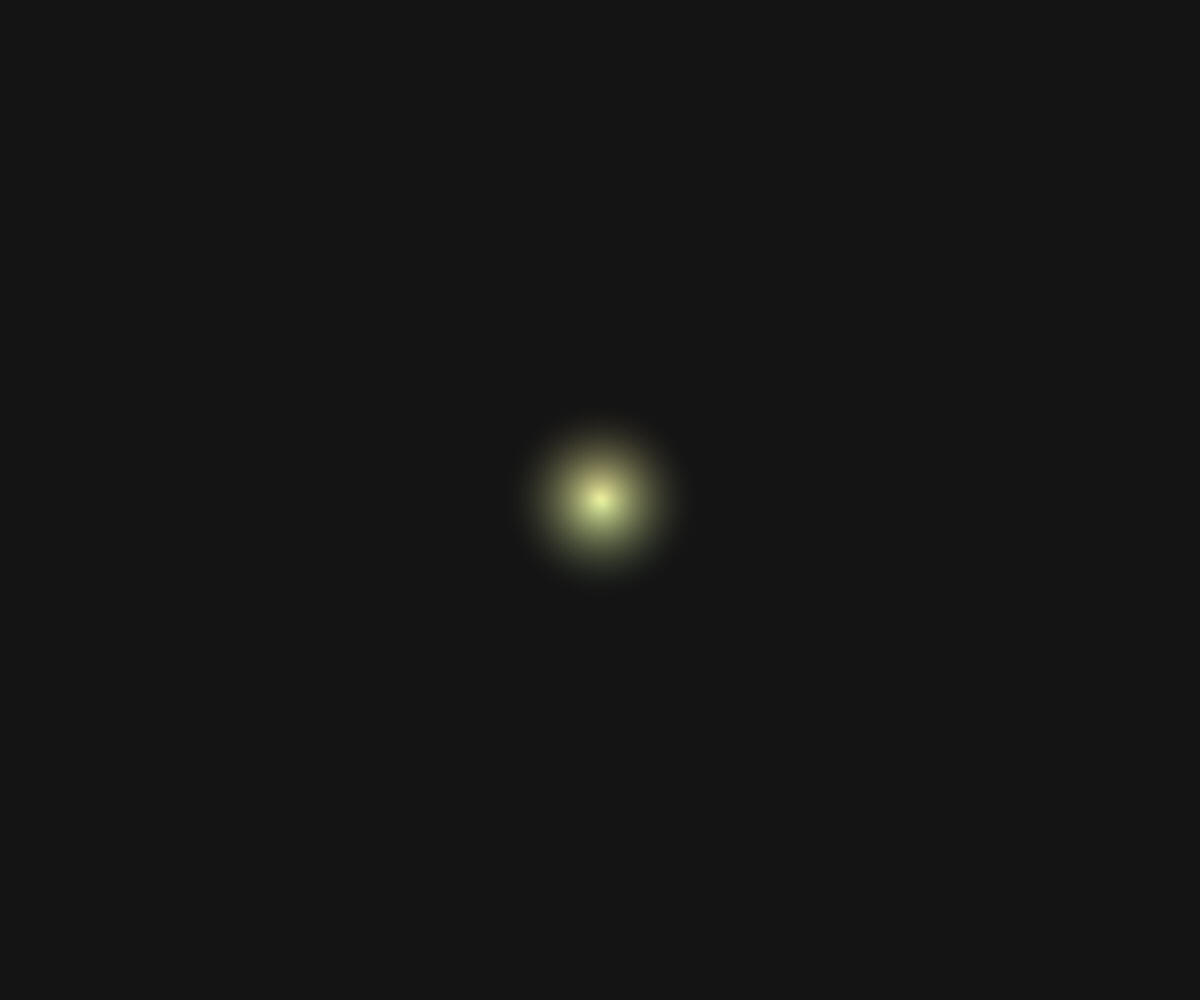
Frame 1 (no input)
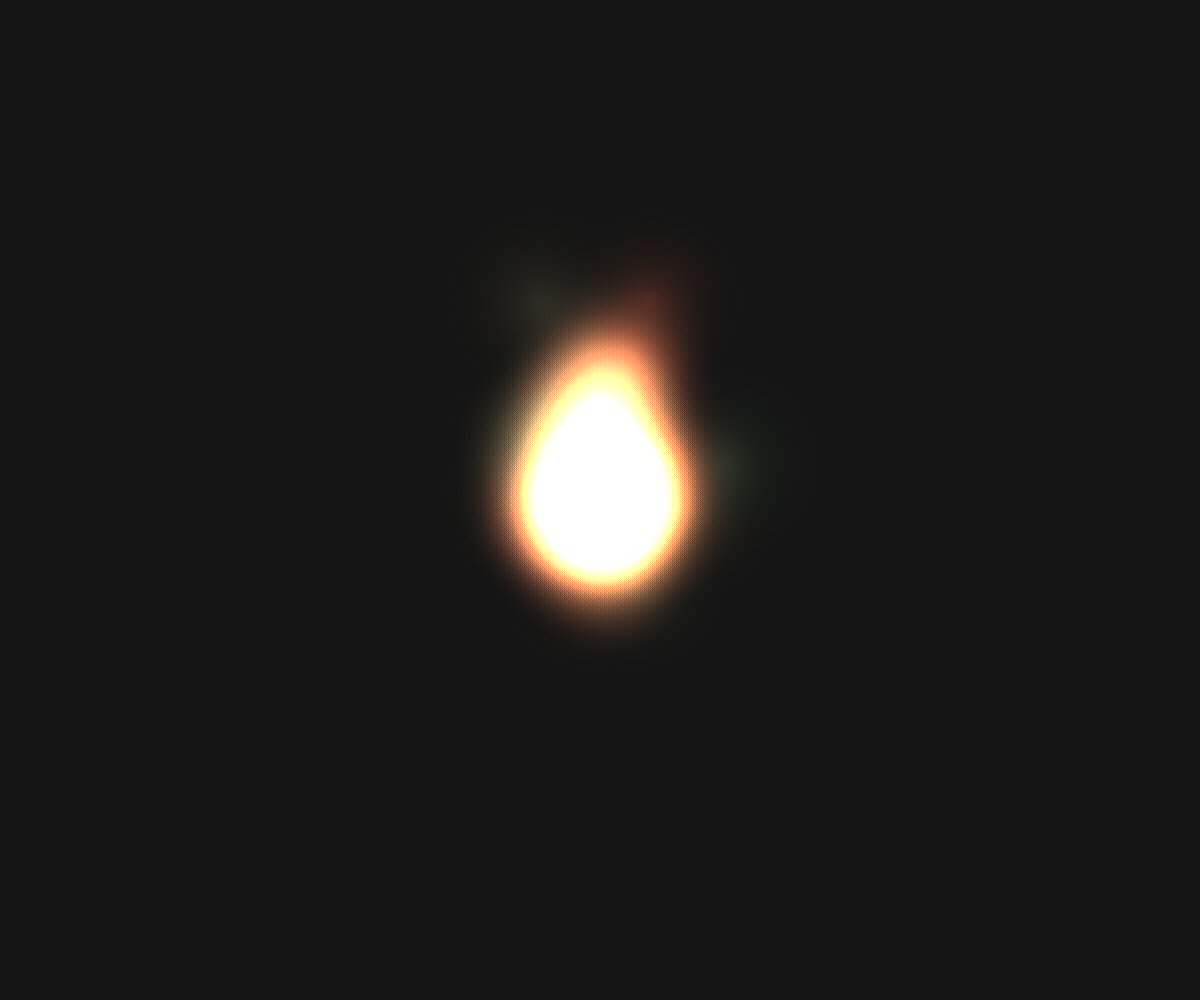
Frame 60 (no input)
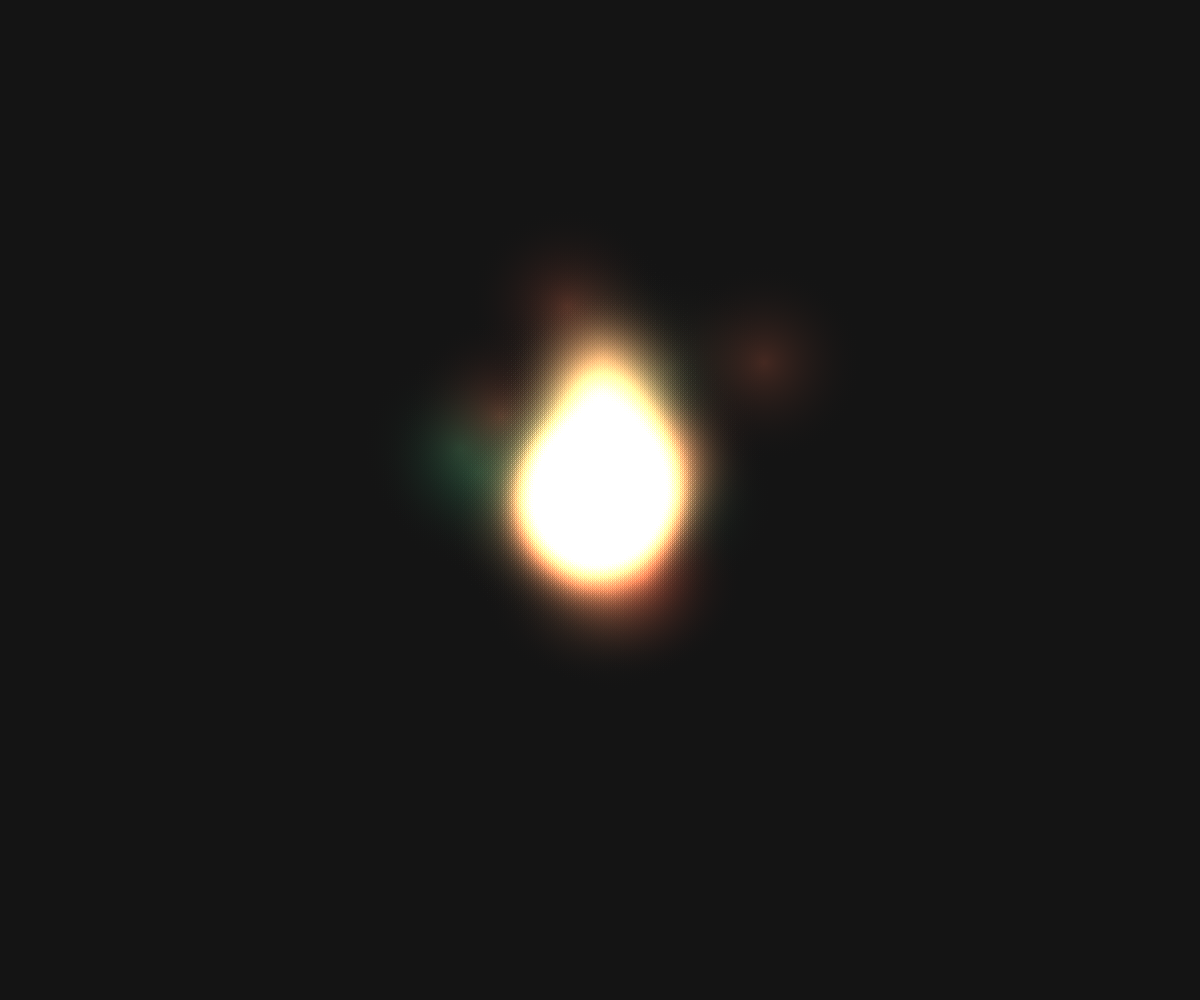
Frame 120 (the mouse pressed at the canvas centre since frame 60)

The p5.js sketch that drew these frames (run headless with seeded random() and noise() and a simulated clock; from frame 60 on, the mouse is pressed at the canvas centre):

// p5.js sketch
// ── sketch.js
class Fireball {

	constructor(position, velocity, size) {
		this.position = position
		this.velocity = velocity
		this.size = size
		this.acceleration = createVector(0, 0)
		this.radius = size / 2
		this.mass = this.radius / 100
		this.lifespan = 50

		this.colorR = floor(random(255))
		this.colorG = floor(random(255))
		this.colorB = floor(random(255))
		this.colorA = 0.6
	}

	addForce(f) {
		const a = p5.Vector.div(f, this.mass)
		this.acceleration.add(a)
	}

	update() {
		this.velocity.add(this.acceleration)
		this.position.add(this.velocity)
		this.lifespan -= 2
		this.colorA -= 0.015
		this.acceleration.mult(0)
	}

	draw() {
		noStroke()
		const x = this.position.x
		const y = this.position.y
		const gradient = drawingContext.createRadialGradient(x, y, 0.0, x, y, this.radius)
		gradient.addColorStop(0, `rgba(${this.colorR},80,50,${this.colorA})`)
		gradient.addColorStop(1, 'rgba(0,0,0,0')
		drawingContext.fillStyle = gradient
		ellipse(x, y, this.size, this.size)
	}

	isAlive() {
		return 0 < this.lifespan
	}
}

let fireballs = []

function setup() {
	createCanvas(windowWidth, windowHeight)
	blendMode(ADD)
	background(20)
}

function draw() {
	clear()
	background(20)

	for (let i = 0; i < 5; i++) {
		const pos = createPosition()
		const vel = createVector(4 * randomGaussian(), randomGaussian(1, 3))
		const fireball = new Fireball(pos, vel, 200)
		fireballs.push(fireball)
	}

	const copies = [].concat(fireballs)
	copies.reverse()
	copies.forEach(function (fireball) {
		const pos = createPosition()
		const toMouse = p5.Vector.sub(pos, fireball.position)
		toMouse.normalize()
		toMouse.mult(0.5)
		const f = createVector(toMouse.x, -0.3)

		fireball.addForce(f)
		fireball.update()
		fireball.draw()
	})

	fireballs = fireballs.filter(function (fireball) {
		return fireball.isAlive()
	})
}

function createPosition() {
	const posX = mouseX || windowWidth / 2
	const posY = mouseY || windowHeight / 2
	return createVector(posX, posY)
}
